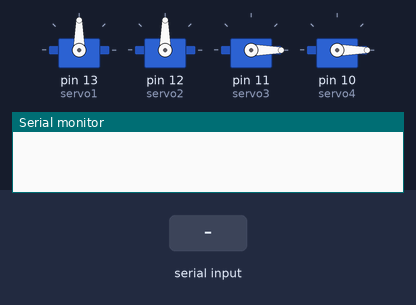
A sketch run on a simulated Arduino Uno, built with avr-gcc and run on an emulated ATmega328P. On the bench: 4 × servo, the last lines printed to the serial monitor. The test bench sets the inputs (shaded band).

Above: at 1.2 s.
1.3 s: "90,45\n" received over Serial
At 2.0 s:
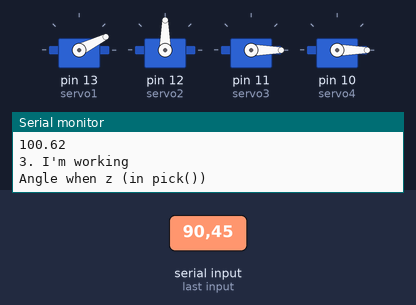
At 12.2 s:
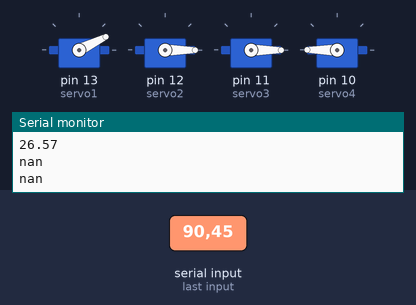
Timing chart, 0 to 23.8 s (numbered marks = the images above; inputs shaded):
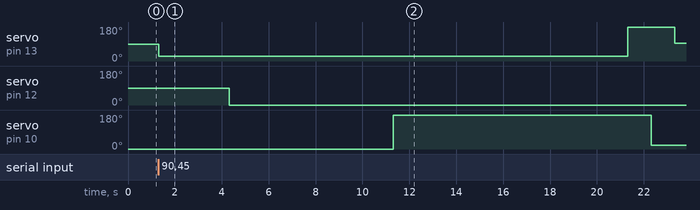

The sketch:

main_arduino.ino
```cpp
#include<math.h>
#include<Servo.h>
#include<string.h>

  //in cenitmeters
float coordinates[2];
const float a1=7, a2=9.6, a3=9.6;

Servo servo1, servo2, servo3, servo4;
String first(String s)
{
    String ans="";
    for(int i=0; i<s.length(); i++)
    {
        if(s[i]==',') break;
        ans = ans + s[i];
    }
    return ans;
}
String second(String s)
{
    String ans="";
    for(int i=s.length()-1; i>=0; i--)
    {
        if(s[i]==',') break;
        ans=s[i]+ans;
    }
    return ans;
}

float* armAngles(float x, float y, float z){

    float r1 = sqrt(x*x + y*y);
    float r2 = a1-z;
    float r3 = sqrt(r1*r1 + r2*r2);

    float phi1 = acos((a3*a3 - a2*a2 - r3*r3)/(-2*a2*r3));
    printf("phi1: %f\n",phi1);
    float phi2 = atan(r2/r1);
    printf("phi2: %f\n",phi2);
    float phi3 = acos((r3*r3 - a2*a2 - a3*a3)/(-2*a3*a2));

    static float theta[4];
    float param = 180/(2*acos(0.0));
    theta[0] = atan(y/x)*param;
    theta[1] = 100 - (phi1-phi2)*param;
    theta[2] = 180 - (phi3*param);

    return theta;
}

void setup(){
    servo1.attach(13);
    servo2.attach(12);
    servo3.attach(11);
    servo4.attach(10);

    servo3.write(0);
    servo4.write(0);
    Serial.begin(9600);
}

void destiny(){
  servo3.write(0);
  delay(2000);
  servo1.write(180);
  delay(1000);
  servo4.write(20);
  delay(1000);
  servo1.write(93);
  delay(1000);

}

void moveUpDown(float x, float y, float z){

    Serial.println("Angle when z (in pick())");
    float *servo_angles=armAngles(x,y,z);
    servo1.write(servo_angles[0]);
    delay(3000);
    servo2.write(servo_angles[1]);
    delay(1000);
    servo3.write(servo_angles[2]);
    delay(1000);

    Serial.println("Angle when z (in pick())");
    Serial.println(servo_angles[0]);
    Serial.println(servo_angles[1]);
    Serial.println(servo_angles[2]);
}


void loop()
{
  if(Serial.available()>0){
    lastDelay:
    String input = Serial.readStringUntil('\n');
    String x = first(input);
    String y = second(input);
    float fx =atof(x.c_str());
    float fy =atof(y.c_str());
    coordinates[0]= fx;
    coordinates[1]= fy;

    float radius = sqrt(fx*fx + fy*fy);
    Serial.println(fx);
    Serial.println(fy);
    Serial.println(radius);
    if(fx<=0 && fy <=0){
       goto lastDelay;
    }
    else if( radius >= 16.4 && radius <= 17.8) {
      Serial.println("1. I'm working");
      moveUpDown(coordinates[0], coordinates[1], 1);
      moveUpDown(coordinates[0], coordinates[1], 5);
      servo4.write(180);
      moveUpDown(coordinates[0], coordinates[1], 1);
      destiny();
    } else if( radius >= 15.0 && radius < 16.4) {
      Serial.println("2. I'm working");
      moveUpDown(coordinates[0], coordinates[1], -1);
      moveUpDown(coordinates[0], coordinates[1], 3);
      servo4.write(180);
      moveUpDown(coordinates[0], coordinates[1], -1);
      destiny();
    }else{
      Serial.println("3. I'm working");
      moveUpDown(coordinates[0], coordinates[1], -4);
      moveUpDown(coordinates[0], coordinates[1], 0);
      servo4.write(180);
      delay(3000);
      moveUpDown(coordinates[0], coordinates[1], -4);
      destiny();
    }

    delay(800);

    }
}
```

Measured:
- after the input at 1.3 s, servo on pin 13 (servo1): 90° → 26° at once, → 180° 20.0 s later, → 93° 2.0 s later; servo on pin 12 (servo2): 90° → 0° after 3.0 s; servo on pin 10 (servo4): 0° → 180° after 10.0 s, → 20° 11.0 s later
